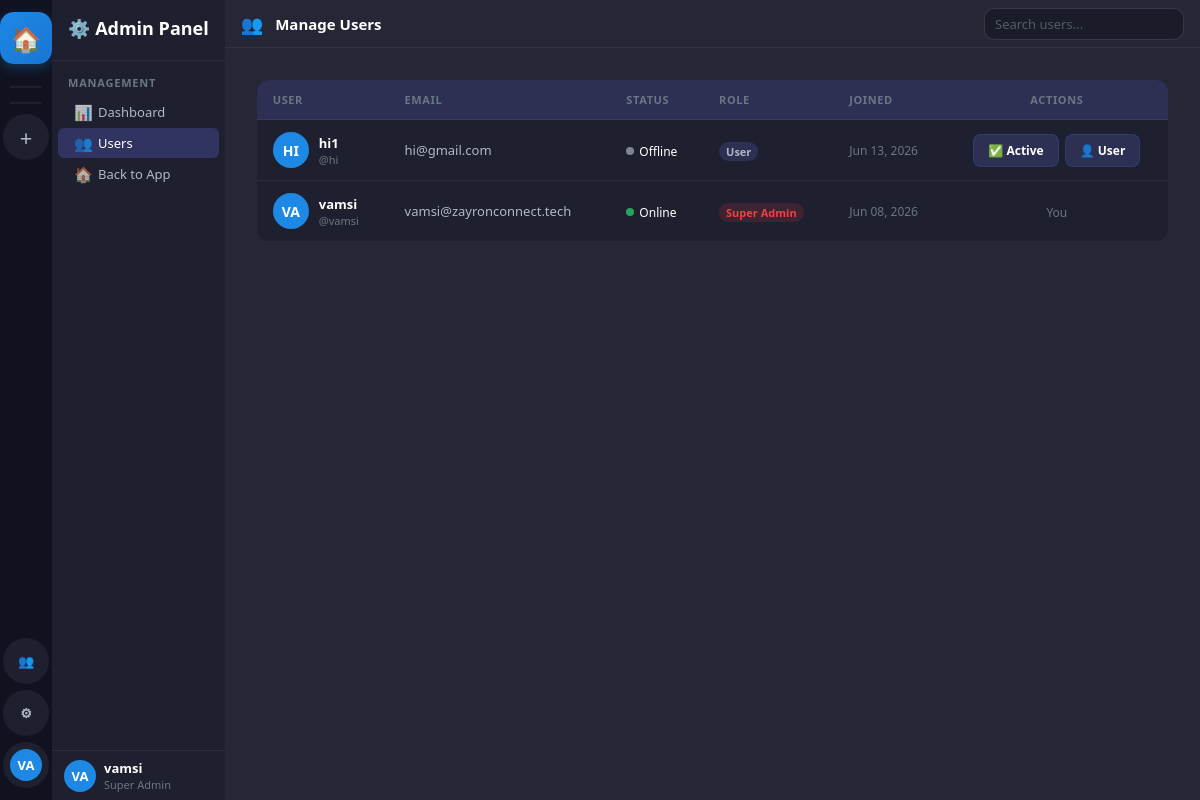
The page /admin-panel/users/ (signed in) on the database its author committed.
### accounts/models.py (models this page shows, shortened)
class User(AbstractUser):
    ROLE_CHOICES = [
        ('super_admin', 'Super Admin'),
        ('hr', 'HR'),
        ('employee', 'Employee'),
    ]
    STATUS_CHOICES = [
        ('online', 'Online'),
        ('offline', 'Offline'),
        ('busy', 'Busy'),
        ('away', 'Away'),
    ]
    display_name = models.CharField(max_length=100, blank=True)
    avatar = models.ImageField(upload_to='avatars/', null=True, blank=True)
    is_super_admin = models.BooleanField(default=False)  # Legacy, kept for compatibility
    role = models.CharField(max_length=20, default='employee', choices=ROLE_CHOICES)
    status = models.CharField(max_length=20, default='offline', choices=STATUS_CHOICES)
    bio = models.TextField(blank=True)
    phone = models.CharField(max_length=20, blank=True)
    created_by = models.ForeignKey('self', on_delete=models.SET_NULL, null=True, blank=True, related_name='created_users')
    can_manage_users = models.BooleanField(default=False)  # Control access to user creation
    can_create_projects = models.BooleanField(default=False)  # Control access to project creation
    must_change_password = models.BooleanField(default=False)  # Force password change on first login
    class Meta:
        db_table = 'zc_users'
    def get_display_name(self):
        return self.display_name or self.get_full_name() or self.username
    def get_status_color(self):
        return {
            'online': '#23a55a',
            'offline': '#80848e',
            'busy': '#f23f43',
            'away': '#f0b232',
        }.get(self.status, '#80848e')
    def get_initials(self):
        name = self.get_display_name()
        parts = name.split()
        if len(parts) >= 2:
            return (parts[0][0] + parts[1][0]).upper()
        return name[:2].upper() if name else 'U'

### accounts/views.py (the view)
# urls.py: path('admin-panel/users/', views.admin_users, name='admin_users'),
@login_required
def admin_users(request):
    if not (request.user.is_super_admin or request.user.is_staff):
        return redirect('dashboard')
    users = User.objects.all().order_by('-date_joined')
    return render(request, 'admin_panel/users.html', {
        'users': users,
        'all_projects': request.user.projects.filter(is_active=True),
    })

### templates/admin_panel/users.html (shortened to what this page needs)
{% extends 'base.html' %}
{% block sidebar %}
<nav class="sidebar-channels">
  <div class="sc-header">
    <h2>⚙️ Admin Panel</h2>
  </div>
  <div class="sc-body">
    <div class="sc-section">
      <div class="sc-section-title">Management</div>
      <a href="/admin-panel/" class="ch-item">
        <span class="ch-icon">📊</span><span class="ch-name">Dashboard</span>
      </a>
      <a href="/admin-panel/users/" class="ch-item active">
        <span class="ch-icon">👥</span><span class="ch-name">Users</span>
      </a>
      <a href="/dashboard/" class="ch-item">
        <span class="ch-icon">🏠</span><span class="ch-name">Back to App</span>
      </a>
    </div>
  </div>
  <div class="sc-userbar">
    <div class="avatar avatar-32" style="background:var(--accent)">{{ user.get_initials }}</div>
    <div style="flex:1;min-width:0"><div class="ub-name">{{ user.get_display_name }}</div><div class="ub-tag">Super Admin</div></div>
  </div>
</nav>
{% endblock %}
{% block content %}
<div class="content-header">
  <span class="ch-icon-lg">👥</span>
  <h3>Manage Users</h3>
  <div class="header-actions">
    <input type="text" id="user-search" class="form-control" placeholder="Search users..." style="width:200px;padding:6px 10px;font-size:13px">
  </div>
</div>
<div class="dashboard-content">
  <div style="background:var(--bg-sidebar-r);border-radius:12px;overflow:hidden">
    <table style="width:100%;border-collapse:collapse" id="users-table">
      <thead>
        <tr style="background:var(--bg-hover)">
          <th style="text-align:left;padding:12px 16px;font-size:11px;color:var(--text-3);text-transform:uppercase;letter-spacing:.6px">User</th>
          <th style="text-align:left;padding:12px 16px;font-size:11px;color:var(--text-3);text-transform:uppercase;letter-spacing:.6px">Email</th>
          <th style="text-align:left;padding:12px 16px;font-size:11px;color:var(--text-3);text-transform:uppercase;letter-spacing:.6px">Status</th>
          <th style="text-align:left;padding:12px 16px;font-size:11px;color:var(--text-3);text-transform:uppercase;letter-spacing:.6px">Role</th>
          <th style="text-align:left;padding:12px 16px;font-size:11px;color:var(--text-3);text-transform:uppercase;letter-spacing:.6px">Joined</th>
          <th style="text-align:center;padding:12px 16px;font-size:11px;color:var(--text-3);text-transform:uppercase;letter-spacing:.6px">Actions</th>
        </tr>
      </thead>
      <tbody>
        {% for u in users %}
        <tr style="border-top:1px solid var(--border)" id="user-row-{{ u.id }}" data-name="{{ u.get_display_name|lower }} {{ u.username|lower }} {{ u.email|lower }}">
          <td style="padding:12px 16px">
            <div style="display:flex;align-items:center;gap:10px">
              <div class="avatar avatar-36" style="background:var(--accent)">
                {% if u.avatar %}<img src="{{ u.avatar.url }}" alt="">{% else %}{{ u.get_initials }}{% endif %}
              </div>
              <div>
                <div style="font-size:13px;font-weight:600">{{ u.get_display_name }}</div>
                <div style="font-size:11px;color:var(--text-3)">@{{ u.username }}</div>
              </div>
            </div>
          </td>
          <td style="padding:12px 16px;font-size:13px;color:var(--text-2)">{{ u.email }}</td>
          <td style="padding:12px 16px">
            <span style="display:inline-flex;align-items:center;gap:5px;font-size:12px">
              <span style="width:8px;height:8px;border-radius:50%;background:{{ u.get_status_color }}"></span>
              {{ u.get_status_display }}
            </span>
          </td>
          <td style="padding:12px 16px">
            {% if u.is_super_admin %}<span class="badge badge-danger">Super Admin</span>
            {% elif u.is_staff %}<span class="badge badge-accent">Staff</span>
            {% else %}<span class="badge" style="background:var(--bg-hover);color:var(--text-2)">User</span>{% endif %}
          </td>
          <td style="padding:12px 16px;font-size:12px;color:var(--text-3)">{{ u.date_joined|date:"M d, Y" }}</td>
          <td style="padding:12px 16px;text-align:center">
            {% if u != user %}
            <div style="display:flex;gap:6px;justify-content:center">
              <button class="btn btn-sm {% if u.is_active %}btn-secondary{% else %}btn-danger{% endif %}"
                      onclick="toggleUser({{ u.id }}, this)"
                      data-active="{{ u.is_active|yesno:'true,false' }}"
                      title="{% if u.is_active %}Disable{% else %}Enable{% endif %}">
                {% if u.is_active %}✅ Active{% else %}❌ Disabled{% endif %}
              </button>
              <button class="btn btn-sm btn-secondary"
                      onclick="toggleAdmin({{ u.id }}, this)"
                      title="Toggle admin">
                {% if u.is_super_admin %}👑 Admin{% else %}👤 User{% endif %}
              </button>
            </div>
            {% else %}
            <span style="font-size:12px;color:var(--text-3)">You</span>
            {% endif %}
          </td>
        </tr>
        {% endfor %}
      </tbody>
    </table>
  </div>
</div>
{% endblock %}

### templates/base.html (shortened to what this page needs)
<!DOCTYPE html>
<html lang="en">
<head>
<link rel="stylesheet" href="/static/css/main.css">
</head>
<body>
<div class="app-shell">
  <nav class="sidebar-projects" id="sidebar-projects">
    <a href="/dashboard/" class="sp-btn sp-logo" title="Home" onclick="location.reload(); return true">🏠</a>
    <div class="sp-divider"></div>
    <div class="sp-divider"></div>
    {% if user.role == 'super_admin' or user.role == 'hr' or user.can_create_projects %}
    <a href="/project/create/" class="sp-btn" title="New Project">
      <span style="font-size:22px;font-weight:300">+</span>
    </a>
    {% endif %}
    {% if user.role == 'super_admin' or user.role == 'hr' or user.can_manage_users %}
    <a href="{% url 'user_management_unified' %}" class="sp-btn" title="User Management">
      👥
    </a>
    {% endif %}
    {% if user.is_super_admin or user.is_staff %}
    <a href="/admin-panel/" class="sp-btn" title="Admin Panel">
      ⚙
    </a>
    {% endif %}
    <a href="/profile/" class="sp-btn" title="Profile">
      <div class="avatar avatar-32" style="background:var(--accent)">{{ user.get_initials }}</div>
    </a>
  </nav>
  {% block sidebar %}{% endblock %}
  <main class="main-content" id="main-content">
    {% block content %}{% endblock %}
  </main>
</div>
</body>
</html>

### rows shown on the page
User: get_initials "VA", get_display_name "vamsi", username "vamsi", email "vamsi@zayronconnect.tech", status "Online", is_super_admin "Super Admin", date_joined "Jun 08, 2026", shows "You"
User: get_initials "HI", get_display_name "hi1", username "hi", email "hi@gmail.com", status "Offline", is_super_admin "User", date_joined "Jun 13, 2026", is_active "✅ Active"
